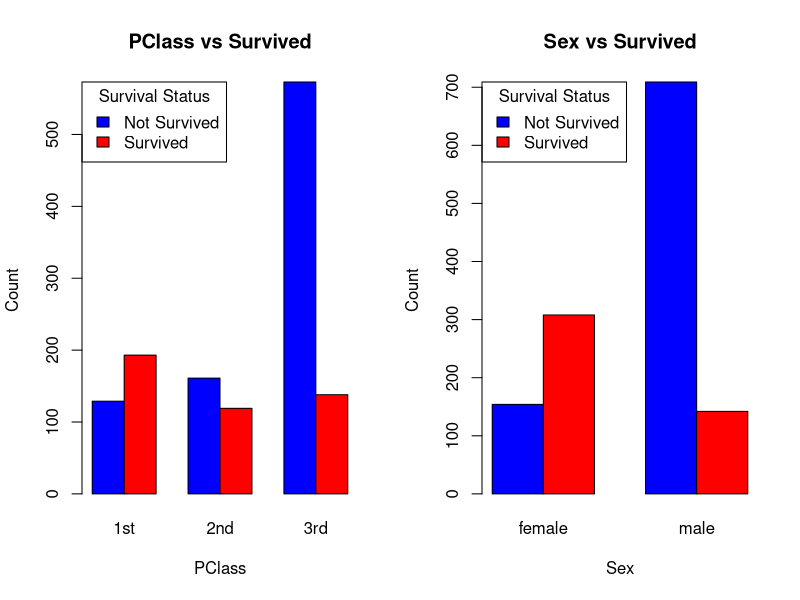
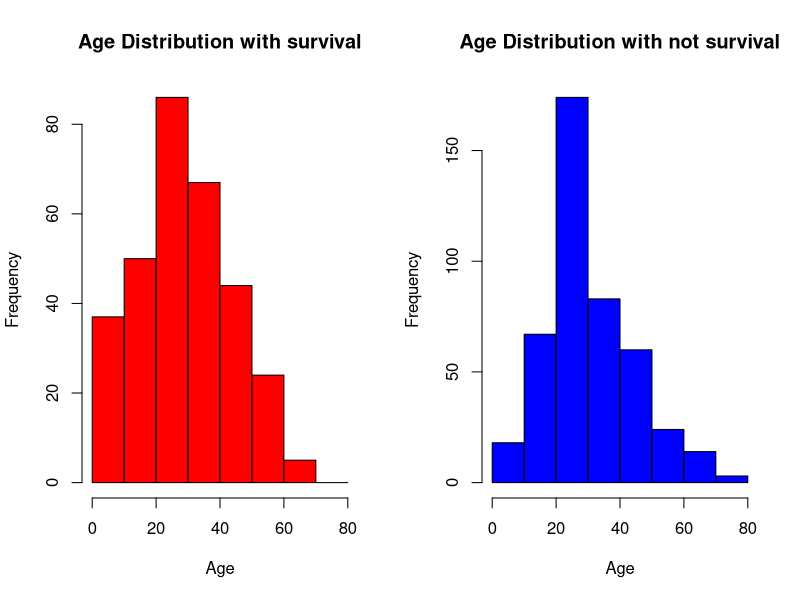
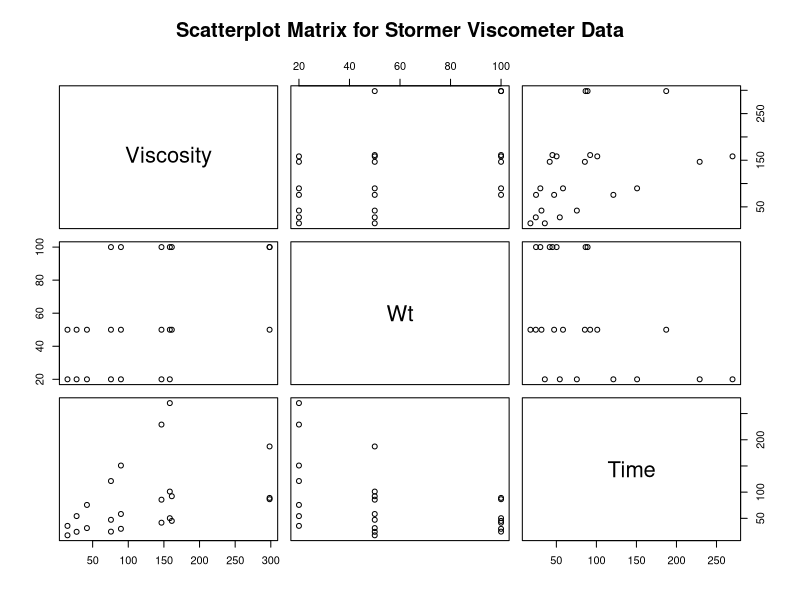
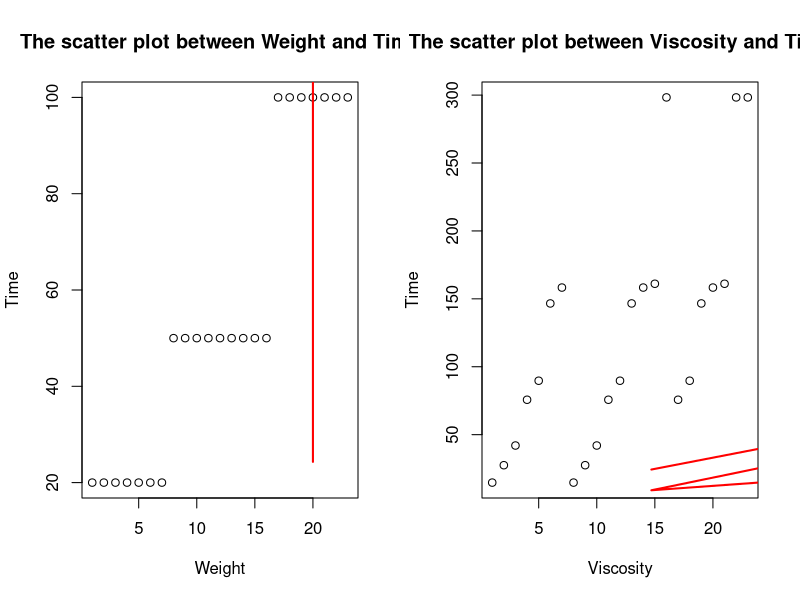

R code for these plots, in order:
## ---- chunk 1
knitr::opts_chunk$set(echo = TRUE)
# only round 3
options(digits = 3)

knitr::opts_chunk$set(fig.show='hold')
knitr::opts_chunk$set(fig.height = 2.5)
## ---- chunk 2
data = read.table('titanic.txt', header = TRUE)
table_pclass_survived <- table(data$Survived, data$PClass)
table_sex_survived <- table(data$Survived, data$Sex)
## ---- chunk 3
par(mfrow = c(1,2))
barplot(table_pclass_survived, beside = TRUE,
        col=c("blue", "red"), 
        main="PClass vs Survived", 
        xlab="PClass", ylab="Count", 
        legend.text=c("Not Survived", "Survived"), 
        args.legend=list(title="Survival Status", x="topleft"))

barplot(table_sex_survived, beside = TRUE,
        col=c("blue", "red"), 
        main="Sex vs Survived", 
        xlab="Sex", ylab="Count", 
        legend.text=c("Not Survived", "Survived"), 
        args.legend=list(title="Survival Status", x="topleft"))

survived_data <- data[data$Survived == 1, ]
not_survived_data <- data[data$Survived == 0, ]

hist(survived_data$Age, 
     breaks=seq(0, 80, by=10), 
     col="red",
     xlim=c(0, 80), 
     main="Age Distribution with survival", 
     xlab="Age", 
     ylab="Frequency", 
     border="black")


hist(not_survived_data$Age, 
     breaks=seq(0, 80, by=10),
     col="blue",
     xlim=c(0, 80), 
     main="Age Distribution with not survival", 
     xlab="Age", 
     ylab="Frequency", 
     border="black")
## ---- chunk 4
titanic_lr_model <- glm(Survived ~ PClass + Age + Sex, data=data, family=binomial)
summary(titanic_lr_model)
## ---- chunk 5
glm_age_pclass <- glm(Survived ~ PClass + Age + Sex+ Age:Sex+Age:PClass, data=data, family=binomial)
anova(glm_age_pclass,test="Chisq")

glm_age_sex <- glm(Survived ~ Age * Sex, data=data, family=binomial)
anova(glm_age_sex,test="Chisq")
## ---- chunk 6
model <- glm(Survived ~ PClass + Age + Sex + Age * Sex, data = data, family=binomial)
summary(model)
## ---- chunk 7
df <- expand.grid(
  PClass = factor(c("1st", "2nd", "3rd"), levels = c("1st", "2nd", "3rd")),
  Sex = factor(c("female", "male"), levels = c("female", "male")),
  Age = 55
)

predict_probs <- predict(model, newdata = df, type = "response")

df$Survival_Prob <- predict_probs
df
## ---- chunk 8
chisq_PClass <- chisq.test(table_pclass_survived)
chisq_PClass

chisq_Sex <- fisher.test(table_sex_survived)
chisq_Sex
## ---- chunk 9
coups_data = read.table('coups.txt', header = TRUE)

coupsglm = glm(miltcoup~oligarchy + pollib + parties + pctvote + popn + size + numelec + numregim, family = poisson, data = coups_data)

summary(coupsglm)
## ---- chunk 10
summary(lm(miltcoup~oligarchy + pollib + parties + pctvote + popn + size + numelec + numregim, data = coups_data))
## ---- chunk 11
summary(lm(miltcoup~oligarchy + pollib + parties + pctvote + popn + size + numelec, data = coups_data))
## ---- chunk 12
summary(lm(miltcoup~oligarchy + pollib + parties + pctvote + popn + size, data = coups_data))
## ---- chunk 13
summary(lm(miltcoup~oligarchy + pollib + parties + popn + size, data = coups_data))
## ---- chunk 14
summary(lm(miltcoup~oligarchy + pollib + parties + popn, data = coups_data))
## ---- chunk 15
summary(lm(miltcoup~oligarchy + pollib + parties, data = coups_data))
## ---- chunk 16
oligarchy_avg <- mean(coups_data$oligarchy)
parties_avg <- mean(coups_data$parties)

pollib_levels <- c(0, 1, 2)


predictions <- sapply(pollib_levels, function(pollib_value) {
  miltcoup_pred <- 1.626 + 0.153 * oligarchy_avg  + 0.042 * parties_avg - 0.954 * pollib_value
  return(miltcoup_pred)
})

result <- data.frame(Pollib = pollib_levels, Prediction = predictions)

result

## ---- chunk 17
library(MASS)
data(stormer)
par(mfrow = c(1,2))
#plot(stormer$Wt, stormer$time, xlab="Weight", ylab="Time", main="The scatter plot between Weight and Time")

#plot(stormer$Viscosity, stormer$time, xlab="Viscosity", ylab="Time", main="Scatter plot between Viscosity and Time")

pairs(stormer, main="Scatterplot Matrix for Stormer Viscometer Data")


## ---- chunk 18
stormer_linear = lm(Time ~ Viscosity + Wt, data = stormer)

summary(stormer_linear)
## ---- chunk 19
form = as.formula(Time ~ theta1 * Viscosity / (Wt - theta2))
non_linear = nls(form, data = stormer, start = c(theta1=0.622, theta2 = -1.693))

non_linear
## ---- chunk 20

par(mfrow = c(1,2))

plot(stormer$Wt, stormer$time, xlab="Weight", ylab="Time", main="The scatter plot between Weight and Time")
lines(stormer$Wt, predict(non_linear, newdata = stormer), col="red", lwd=2)


plot(stormer$Viscosity, stormer$time, xlab="Viscosity", ylab="Time", main="The scatter plot between Viscosity and Time")
lines(stormer$Viscosity, predict(non_linear, newdata = stormer), col="red", lwd=2)
